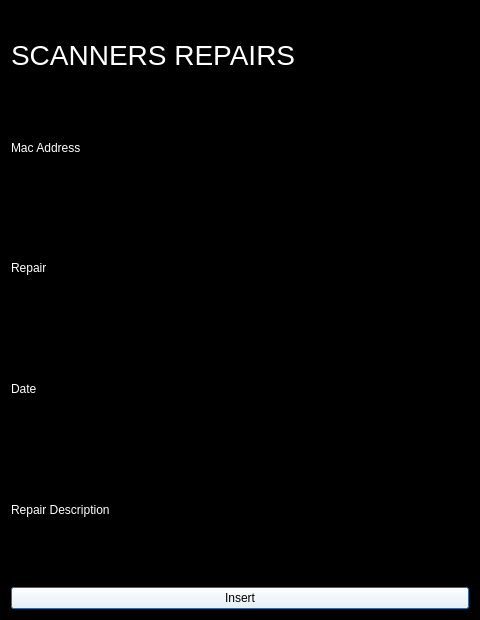
<?xml version="1.0" encoding="UTF-8"?>
<ui version="4.0">
 <class>Dialog</class>
 <widget class="QDialog" name="Dialog">
  <property name="geometry">
   <rect>
    <x>0</x>
    <y>0</y>
    <width>480</width>
    <height>620</height>
   </rect>
  </property>
  <property name="windowTitle">
   <string>Dialog</string>
  </property>
  <property name="styleSheet">
   <string notr="true">background-color: black;
color : white;
</string>
  </property>
  <layout class="QVBoxLayout" name="verticalLayout">
   <item>
    <widget class="QLabel" name="label">
     <property name="styleSheet">
      <string notr="true">color : white;
font-size : 28px;</string>
     </property>
     <property name="text">
      <string>SCANNERS REPAIRS</string>
     </property>
    </widget>
   </item>
   <item>
    <widget class="QLabel" name="macAddress">
     <property name="styleSheet">
      <string notr="true">color:white;</string>
     </property>
     <property name="text">
      <string>Mac Address</string>
     </property>
    </widget>
   </item>
   <item>
    <widget class="QLineEdit" name="macAddressLine">
     <property name="styleSheet">
      <string notr="true">color:white;</string>
     </property>
    </widget>
   </item>
   <item>
    <widget class="QLabel" name="label_3">
     <property name="styleSheet">
      <string notr="true">color:white;</string>
     </property>
     <property name="text">
      <string>Repair</string>
     </property>
    </widget>
   </item>
   <item>
    <widget class="QLineEdit" name="repair_line"/>
   </item>
   <item>
    <widget class="QLabel" name="label_4">
     <property name="styleSheet">
      <string notr="true">color:white;</string>
     </property>
     <property name="text">
      <string>Date</string>
     </property>
    </widget>
   </item>
   <item>
    <widget class="QLineEdit" name="date_line"/>
   </item>
   <item>
    <widget class="QLabel" name="label_5">
     <property name="styleSheet">
      <string notr="true">color:white;</string>
     </property>
     <property name="text">
      <string>Repair Description</string>
     </property>
    </widget>
   </item>
   <item>
    <widget class="QLineEdit" name="repair_description_line"/>
   </item>
   <item>
    <widget class="QPushButton" name="insert_btn">
     <property name="styleSheet">
      <string notr="true">background-color: white;
color : black;
</string>
     </property>
     <property name="text">
      <string>Insert</string>
     </property>
    </widget>
   </item>
  </layout>
 </widget>
 <resources/>
 <connections/>
</ui>
